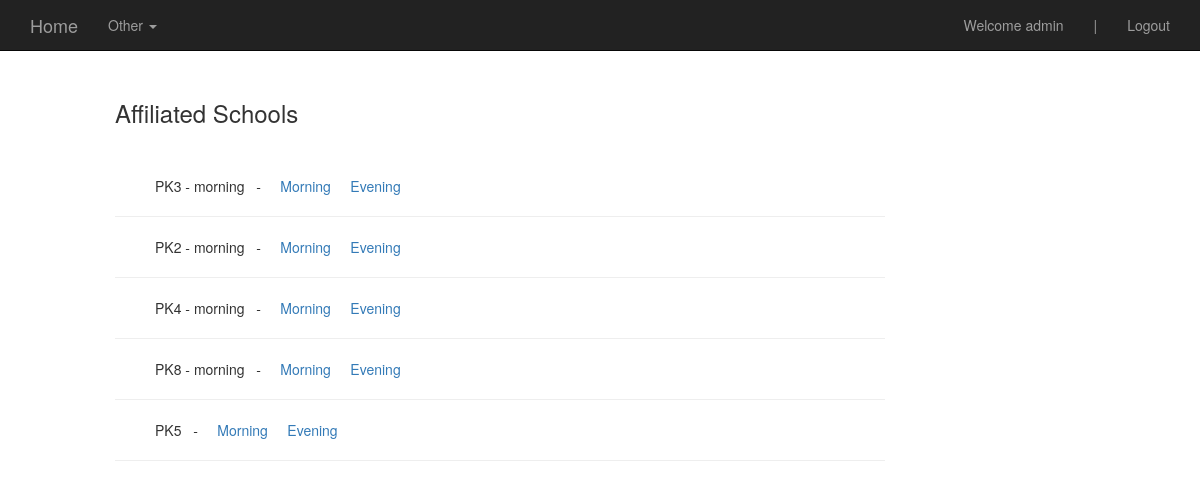
Page /affiliated_schools/ (signed in) on the committed database.
### schools/models.py (models this page shows, shortened)
class School(models.Model):
        school_name = models.CharField(max_length=255)
        school_address = models.CharField(max_length=255)
        city = models.CharField(max_length=255)
        date_opened = models.DateField(auto_now=False, auto_now_add=False)
        school_notes = models.TextField(max_length=2500, null=True, blank=True)
        def __unicode__(self):
            return self.school_name

### attendance/views.py (the view)
# urls.py: url(r'^affiliated_schools/$', att.affiliated_schools, name='affiliated_schools'),
def affiliated_schools(request):
    schools = School.objects.filter(teacher=request.user.teacher)
    cls = Class.objects.filter(school_id__in = schools) #JQ: added
    return render(request, 'affiliated_schools.html', {'affiliated_schools': schools, 'cls': cls})

### templates/affiliated_schools.html (shortened to what this page needs)
{% extends "base.html" %}
{% load staticfiles %}
{% load crispy_forms_tags %}
 {% block content %}
<br>
<div class='col-sm-8 col-sm-offset-1'>
<br>
	<h3> Affiliated Schools </h3>
	<br>
	<br>
    {% for school in affiliated_schools %}
    	<ul>
        {{ school}} &nbsp&nbsp-
        	&nbsp&nbsp&nbsp <a href="{% url 'attendance_dates' school.pk 'morning' %}">Morning</a>
        	&nbsp&nbsp&nbsp <a href="{% url 'attendance_dates' school.pk 'evening' %}">Evening</a>
        </ul>
        <hr/>
    {% endfor %}
</div>
{% endblock %}

### templates/navbar.html (shortened to what this page needs)
    <nav class="navbar navbar-inverse navbar-fixed-top">
      <div class="container">
        <div class="navbar-header">
          <a class="navbar-brand" href='{% url "user_homepage" %}'>Home</a>
        </div>
        <div id="navbar" class="navbar-collapse collapse">
        <ul class="nav navbar-nav">
                <li class="dropdown">
                <a href="#" class="dropdown-toggle" data-toggle="dropdown" role="button" aria-haspopup="true" aria-expanded="false"> Other <span class="caret"></span></a>
              </li>
            </ul>
          <ul class="nav navbar-nav navbar-right">
          {% if request.user.is_authenticated  %}
            <li><a href=''>Welcome {{request.user}}</a></li>
             <li><a href=''>|</a></li>
              <li><a href='{% url "logout" %}'>Logout</a></li>
          {% endif %}
          </ul>
        </div>
      </div>
    </nav>

### static/css/base.css (style rules this page uses)
.navbar { margin-bottom:0; }

### rows in the picture
School: school_name "PK3 - morning"
School: school_name "PK2 - morning"
School: school_name "PK4 - morning"
School: school_name "PK8 - morning"
School: school_name "PK5"

### other values in the picture
{{ request.user }} "admin"
